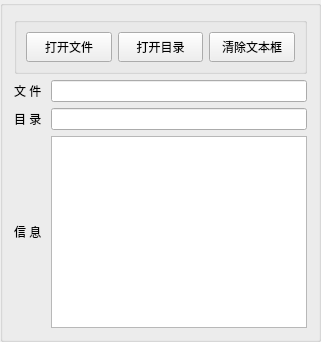
     <widget class="QGroupBox" name="groupBox_2">
      <property name="title">
       <string/>
      </property>
      <property name="flat">
       <bool>false</bool>
      </property>
      <layout class="QVBoxLayout" name="verticalLayout">
       <item>
        <widget class="QGroupBox" name="groupBox_7">
         <property name="title">
          <string/>
         </property>
         <layout class="QHBoxLayout" name="horizontalLayout">
          <item>
           <widget class="QPushButton" name="pushButton_41">
            <property name="minimumSize">
             <size>
              <width>0</width>
              <height>30</height>
             </size>
            </property>
            <property name="text">
             <string>打开文件</string>
            </property>
            <property name="icon">
             <iconset resource="res.qrc">
              <normaloff>:/images/images/007.GIF</normaloff>:/images/images/007.GIF</iconset>
            </property>
           </widget>
          </item>
          <item>
           <widget class="QPushButton" name="pushButton_45">
            <property name="minimumSize">
             <size>
              <width>0</width>
              <height>30</height>
             </size>
            </property>
            <property name="text">
             <string>打开目录</string>
            </property>
            <property name="icon">
             <iconset resource="res.qrc">
              <normaloff>:/images/images/122.bmp</normaloff>:/images/images/122.bmp</iconset>
            </property>
           </widget>
          </item>
          <item>
           <widget class="QPushButton" name="pushButton_5">
            <property name="minimumSize">
             <size>
              <width>0</width>
              <height>30</height>
             </size>
            </property>
            <property name="text">
             <string>清除文本框</string>
            </property>
            <property name="icon">
             <iconset resource="res.qrc">
              <normaloff>:/images/images/212.bmp</normaloff>:/images/images/212.bmp</iconset>
            </property>
           </widget>
          </item>
         </layout>
        </widget>
       </item>
       <item>
        <layout class="QGridLayout" name="gridLayout_6">
         <item row="0" column="0">
          <widget class="QLabel" name="label">
           <property name="text">
            <string>文 件 </string>
           </property>
          </widget>
         </item>
         <item row="0" column="1">
          <widget class="QLineEdit" name="editFile">
           <property name="clearButtonEnabled">
            <bool>true</bool>
           </property>
          </widget>
         </item>
         <item row="1" column="0">
          <widget class="QLabel" name="label_2">
           <property name="text">
            <string>目 录 </string>
           </property>
          </widget>
         </item>
         <item row="1" column="1">
          <widget class="QLineEdit" name="editDir">
           <property name="clearButtonEnabled">
            <bool>true</bool>
           </property>
          </widget>
         </item>
         <item row="2" column="0">
          <widget class="QLabel" name="label_3">
           <property name="text">
            <string>信 息 </string>
           </property>
          </widget>
         </item>
         <item row="2" column="1">
          <widget class="QPlainTextEdit" name="plainTextEdit">
           <property name="font">
            <font>
             <pointsize>11</pointsize>
            </font>
           </property>
           <property name="lineWrapMode">
            <enum>QPlainTextEdit::WidgetWidth</enum>
           </property>
          </widget>
         </item>
        </layout>
       </item>
      </layout>
     </widget>
